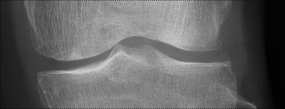
#> input picture code/findKnee/pixel_match/tmp.png, 285 x 109 px, shrunk from 880 x 336 before the run
$ python match.py
#> lines starting #> are read from the running program, lines starting #| are printed output that depends on the picture
import cv2
import numpy as np
from matplotlib import pyplot as plt

template = cv2.imread('tmp.png')
#> template is the input picture: shape (109, 285, 3); min 2, max 210, mean 99.8

for i in range(1, 26):
	img_name = 'test'+str(i)+'.jpg'
	img = cv2.imread(img_name)
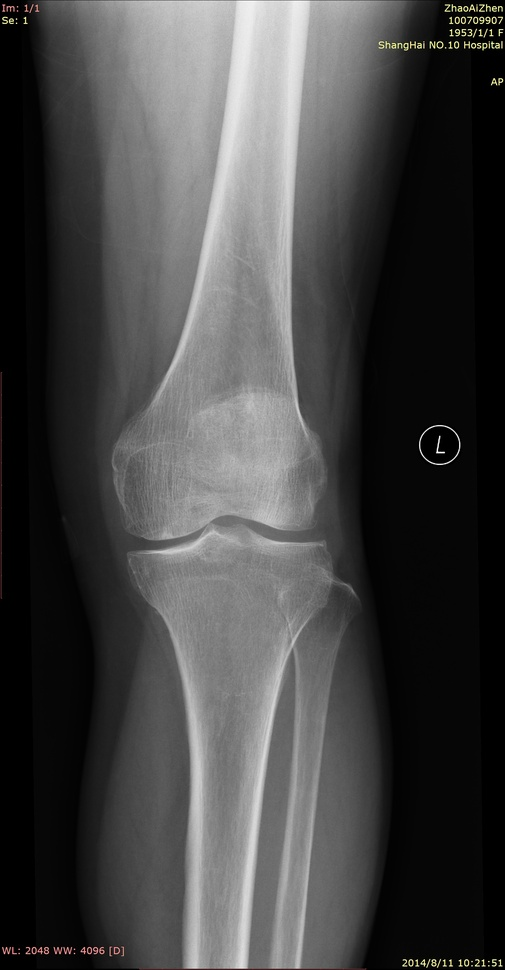
#> input picture code/findKnee/pixel_match/test1.jpg, 505 x 970 px, shrunk from 1560 x 3000 before the run
#> img is the input picture: shape (970, 505, 3); mean B, G, R 68.8, 68.9, 69
	res = cv2.matchTemplate(img, template, eval('cv2.TM_CCORR_NORMED'))
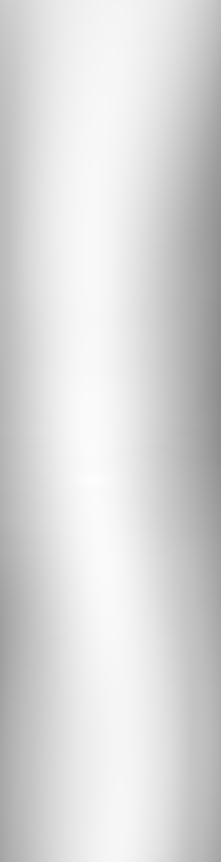
#> res: shape (862, 221) float32; min 0.554, max 0.997, mean 0.847

	w,h = template[:,:,0].shape[::-1]
#> w = 285; h = 109

	min_val, max_val, min_loc, max_loc = cv2.minMaxLoc(res)
#> min_val = 0.554; max_val = 0.997; min_loc = (220, 375); max_loc = (93, 479)

	top_left = max_loc
#> top_left = (93, 479)
	bottom_right = (top_left[0]+w, top_left[1]+h)
#> bottom_right = (378, 588)

	imgplt = cv2.cvtColor(img, cv2.COLOR_BGR2RGB)
	cv2.rectangle(imgplt, top_left, bottom_right, 255, 2)
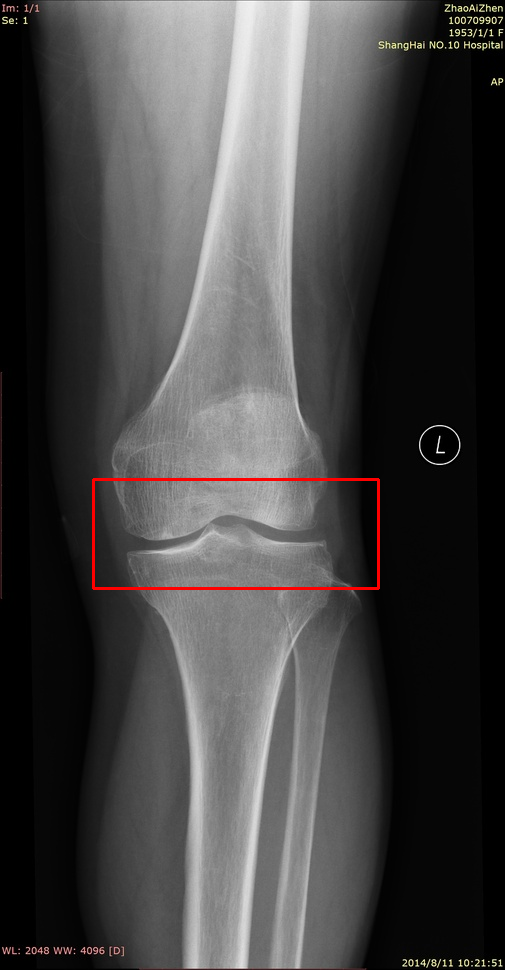
#> imgplt: shape (970, 505, 3); mean R, G, B 69.9, 68.5, 68.4
#> (the run stopped early here; a loop or call above may not have finished)
